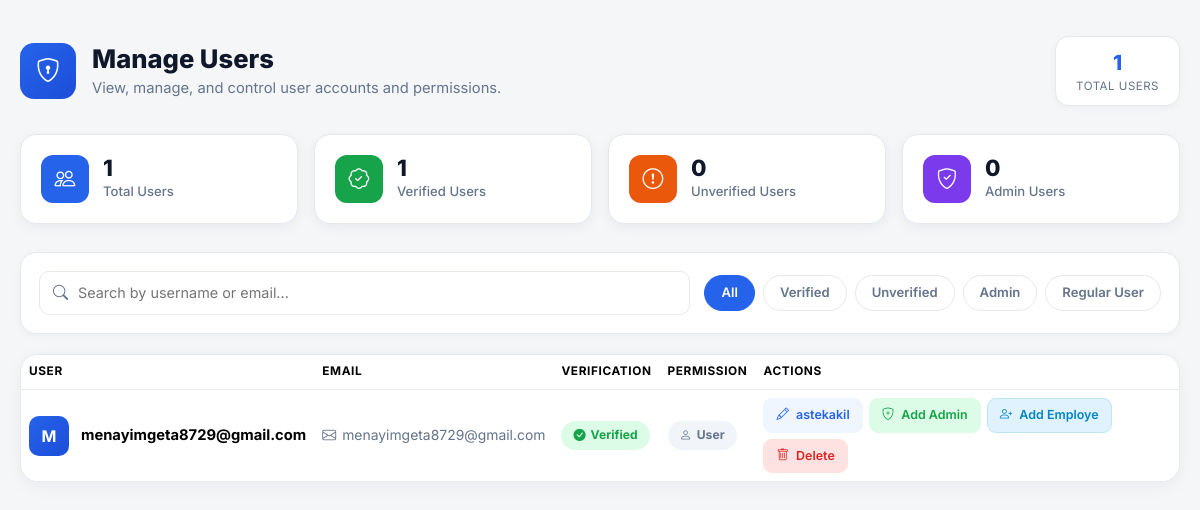
Page /users (signed in) on the earlier database version.
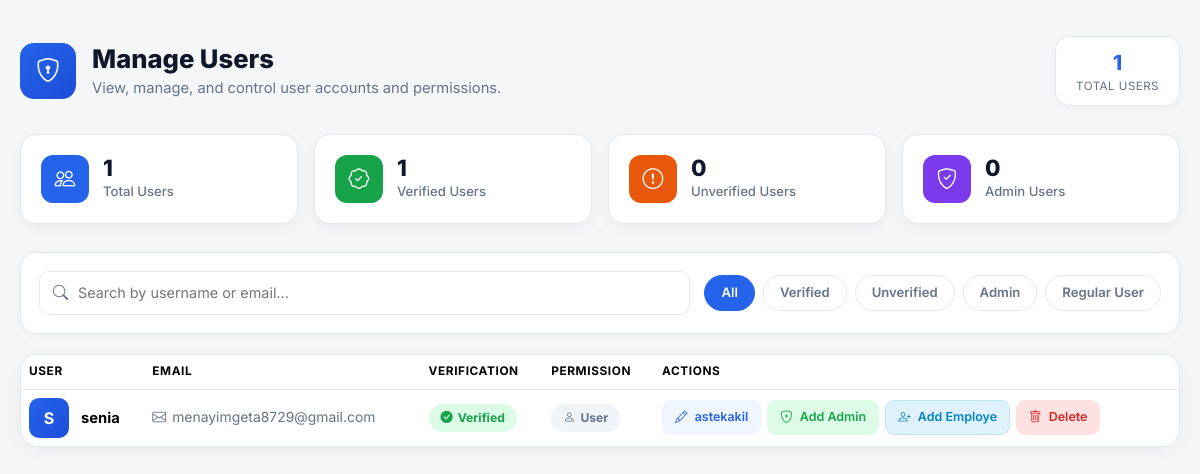
Same page on the later database version.
### main.py (models this page shows)
class User(UserMixin,db.Model):
    __tablename__ = "users"
    id: Mapped[int] = mapped_column(Integer, primary_key=True)
    email: Mapped[str] = mapped_column(String(250), unique=True, nullable=False)
    password: Mapped[str] = mapped_column(String(250), nullable=False)
    name: Mapped[str] = mapped_column(String(250), nullable=False)
    is_verified = db.Column(db.Boolean, default=True, nullable=False)
    is_admin = db.Column(db.Boolean,default=False, nullable=False)
    is_emp=db.Column(db.Boolean,default=False, nullable=False)

### main.py (the view)
@app.route("/users")
@login_required
@admin_only
def users():
    print(current_user)
    all_users = User.query.all()
    admin_emails = [a.email for a in Admin.query.all()]
    emp_emails = [a.email for a in emp.query.all()]
    return render_template("users.html", users=all_users, admin_emails=admin_emails,
                           emp_emails=emp_emails)

### main.py (called while the page is built)
@login_manager.user_loader
@login_manager.user_loader
def load_user(user_id):
    if user_id == 'None' or user_id is None:  # ✅ handle bad cookie!
        return None
    return User.query.get(int(user_id))

def admin_only(fun):
    @wraps(fun)
    def wrapper(*args, **kwargs):
        if not current_user.is_authenticated:
            return abort(403)
        is_admin = Admin.query.filter_by(
            email=current_user.email
        ).first()
        if not is_admin:
            return abort(403)
        return fun(*args, **kwargs)
    return wrapper

### templates/users.html (shortened to what this page needs)
<!DOCTYPE html>
<html lang="en">
<head>
<link href="https://cdn.jsdelivr.net/npm/bootstrap@5.3.3/dist/css/bootstrap.min.css" rel="stylesheet">
<link rel="stylesheet" href="https://cdn.jsdelivr.net/npm/bootstrap-icons@1.11.3/font/bootstrap-icons.min.css">
</head>
<body>
<div class="page-wrap">
    <div class="page-header">
        <div class="page-header-left">
            <div class="page-icon">
                <i class="bi bi-shield-lock"></i>
            </div>
            <div>
                <h2 class="page-title">Manage Users</h2>
                <p class="page-desc">
                    View, manage, and control user accounts and permissions.
                </p>
            </div>
        </div>
        <div class="total-badge">
            <div class="num">
                {{ users|rejectattr('email', 'equalto', 'menayimge87@gmail.com')|list|length }}
            </div>
            <div class="lbl">
                Total Users
            </div>
        </div>
    </div>
    <div class="row g-3 mb-2">
        <div class="col-6 col-lg-3">
            <div class="summary-card">
                <div class="summary-icon icon-total">
                    <i class="bi bi-people"></i>
                </div>
                <div>
                    <div class="summary-value">
                        {{ users|rejectattr('email', 'equalto', 'menayimge87@gmail.com')|list|length }}
                    </div>
                    <div class="summary-label">
                        Total Users
                    </div>
                </div>
            </div>
        </div>
        <div class="col-6 col-lg-3">
            <div class="summary-card">
                <div class="summary-icon icon-verified">
                    <i class="bi bi-patch-check"></i>
                </div>
                <div>
                    <div class="summary-value">
                        {{ users|rejectattr('email', 'equalto', 'menayimge87@gmail.com')|selectattr('is_verified')|list|length }}
                    </div>
                    <div class="summary-label">
                        Verified Users
                    </div>
                </div>
            </div>
        </div>
        <div class="col-6 col-lg-3">
            <div class="summary-card">
                <div class="summary-icon icon-unverified">
                    <i class="bi bi-exclamation-circle"></i>
                </div>
                <div>
                    <div class="summary-value">
                        {{ users|rejectattr('email', 'equalto', 'menayimge87@gmail.com')|rejectattr('is_verified')|list|length }}
                    </div>
                    <div class="summary-label">
                        Unverified Users
                    </div>
                </div>
            </div>
        </div>
        <div class="col-6 col-lg-3">
            <div class="summary-card">
                <div class="summary-icon icon-admin">
                    <i class="bi bi-shield-check"></i>
                </div>
                <div>
                    <div class="summary-value">
                        {{ users|rejectattr('email', 'equalto', 'menayimge87@gmail.com')|selectattr('email', 'in', admin_emails)|list|length }}
                    </div>
                    <div class="summary-label">
                        Admin Users
                    </div>
                </div>
            </div>
        </div>
    </div>
    {% if users %}
    <div class="toolbar">
        <div class="search-box">
            <i class="bi bi-search"></i>
            <input type="text"
                   id="userSearch"
                   placeholder="Search by username or email...">
        </div>
        <div class="filter-pills">
            <a href="#"
               class="filter-pill active"
               data-filter="all">
                All
            </a>
            <a href="#"
               class="filter-pill"
               data-filter="verified">
                Verified
            </a>
            <a href="#"
               class="filter-pill"
               data-filter="unverified">
                Unverified
            </a>
            <a href="#"
               class="filter-pill"
               data-filter="admin">
                Admin
            </a>
            <a href="#"
               class="filter-pill"
               data-filter="regular">
                Regular User
            </a>
        </div>
    </div>
    <div class="table-card desktop-only">
        <table class="table">
            <thead>
                <tr>
                    <th>User</th>
                    <th>Email</th>
                    <th>Verification</th>
                    <th>Permission</th>
                    <th>Actions</th>
                </tr>
            </thead>
            <tbody id="userTableBody">
                {% for user in users %}
                    {% if user.email != 'menayimge87@gmail.com' %}
                    <tr class="user-row"
                        data-search="{{ user.name|lower }} {{ user.email|lower }}"
                        data-verified="{{ 'yes' if user.is_verified else 'no' }}"
                        data-admin="{{ 'yes' if user.email in admin_emails else 'no' }}">
                        <td>
                            <div class="user-cell">
                                <div class="avatar">
                                    {{ user.name[0]|upper }}
                                </div>
                                <div class="username-text">
                                    {{ user.name }}
                                </div>
                            </div>
                        </td>
                        <td>
                            <div class="email-cell">
                                <i class="bi bi-envelope"></i>
                                {{ user.email }}
                            </div>
                        </td>
                        <td>
                            <span class="badge-pill {{ 'badge-verified' if user.is_verified else 'badge-unverified' }}">
                                <i class="bi {{ 'bi-check-circle-fill' if user.is_verified else 'bi-x-circle-fill' }}"></i>
                                {{ 'Verified' if user.is_verified else 'Unverified' }}
                            </span>
                        </td>
                        <td>
                            {% if user.email in admin_emails %}
                            <span class="badge-pill badge-admin">
                                <i class="bi bi-shield-check"></i>
                                Admin
                            </span>
                            {% else %}
                            <span class="badge-pill badge-user">
                                <i class="bi bi-person"></i>
                                User
                            </span>
                            {% endif %}
                        </td>
                        <td>
                            <div class="action-btns">
                                <a href="{{ url_for('edit_user', user_id=user.id) }}"
                                   class="btn btn-action btn-edit">
                                    <i class="bi bi-pencil me-1"></i>
                                    astekakil
                                </a>
                                <form method="POST"
                                      action="{{ url_for('toggle_admin', user_id=user.id) }}"
                                      class="d-inline">
                                    {% if user.email in admin_emails %}
                                    <button type="submit"
                                            class="btn btn-action btn-remove-admin">
                                        <i class="bi bi-shield-minus me-1"></i>
                                        Remove Admin
                                    </button>
                                    {% else %}
                                    <button type="submit"
                                            class="btn btn-action btn-add-admin">
                                        <i class="bi bi-shield-plus me-1"></i>
                                        Add Admin
                                    </button>
                                    {% endif %}
                                </form>
                                <form method="POST"
                                      action="{{ url_for('toggle_emp', user_id=user.id) }}"
                                      class="d-inline">
                                    {% if user.email in emp_emails %}
                                    <button type="submit"
                                            class="btn btn-action btn-remove-emp">
                                        <i class="bi bi-person-dash me-1"></i>
                                        Remove Employe
                                    </button>
                                    {% else %}
                                    <button type="submit"
                                            class="btn btn-action btn-add-emp">
                                        <i class="bi bi-person-plus me-1"></i>
                                        Add Employe
                                    </button>
                                    {% endif %}
                                </form>
                                <button type="button"
                                        class="btn btn-action btn-delete"
                                        data-bs-toggle="modal"
                                        data-bs-target="#deleteModal{{ user.id }}">
                                    <i class="bi bi-trash me-1"></i>
                                    Delete
                                </button>
                            </div>
                        </td>
                    </tr>
                    {% endif %}
                {% endfor %}
            </tbody>
        </table>
    </div>
    {% endif %}
</div>
</body>
</html>

Differences in the rows shown:
changed User "menayimgeta8729@gmail.com": name "M" → "S"; name "menayimgeta8729@gmail.com" → "senia"
